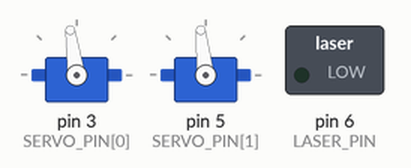
The sketch below on a simulated Arduino Uno, built with avr-gcc and run on an emulated ATmega328P. Parts: 2 × servo, switched loads named in the sketch (green lamp = pin HIGH).

Above: at 0.05 s.
At 0.35 s:
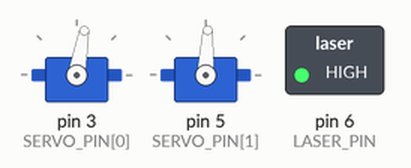
Timing chart, 0 to 3.0 s (numbered marks = the images above):
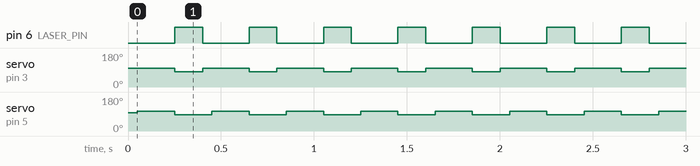

Measured:
- by itself, pin 6 (LASER_PIN): alternates HIGH for 0.15 s and LOW for 0.25 s
- by itself, servo on pin 3 (SERVO_PIN[0]): alternates 98° for 0.25 s and 80° for 0.15 s
- by itself, servo on pin 5 (SERVO_PIN[1]): alternates 104° for 0.20 s and 87° for 0.20 s

The sketch:

ServoMicroStep.ino
```cpp
#include <Servo.h>

// Range [600,2200] ~180 deg ==> 9ms ~ 1 degree
Servo mServo[2];
const int SERVO_RANGE = 90; // 90 ~10 deg

// {BASE,LASER}
const int SERVO_PIN[2] = {3, 5};
const int SERVO_CENTER[2] = {1460, 1530};
const int LASER_PIN = 6;

int mPosition = 0;

void setup() {
  for (short i = 0; i < 2; i++) {
    mServo[i].attach(SERVO_PIN[i]);
    mServo[i].writeMicroseconds(SERVO_CENTER[i]);
  }
  pinMode(LASER_PIN, OUTPUT);
  analogWrite(LASER_PIN, LOW);
}

void loop() {
  // toggle position
  for (short i = 0; i < 2; i++) {
    if (mPosition) {
      analogWrite(LASER_PIN, 255);
      mServo[i].writeMicroseconds(SERVO_CENTER[i] - SERVO_RANGE);
    }
    else {
      analogWrite(LASER_PIN, LOW);
      mServo[i].writeMicroseconds(SERVO_CENTER[i] + SERVO_RANGE);
      delay(50);
    }
    //mServo[i].writeMicroseconds(SERVO_CENTER[i]);
  }

  mPosition = (mPosition + 1) % 2;
  delay(150);
}
```
